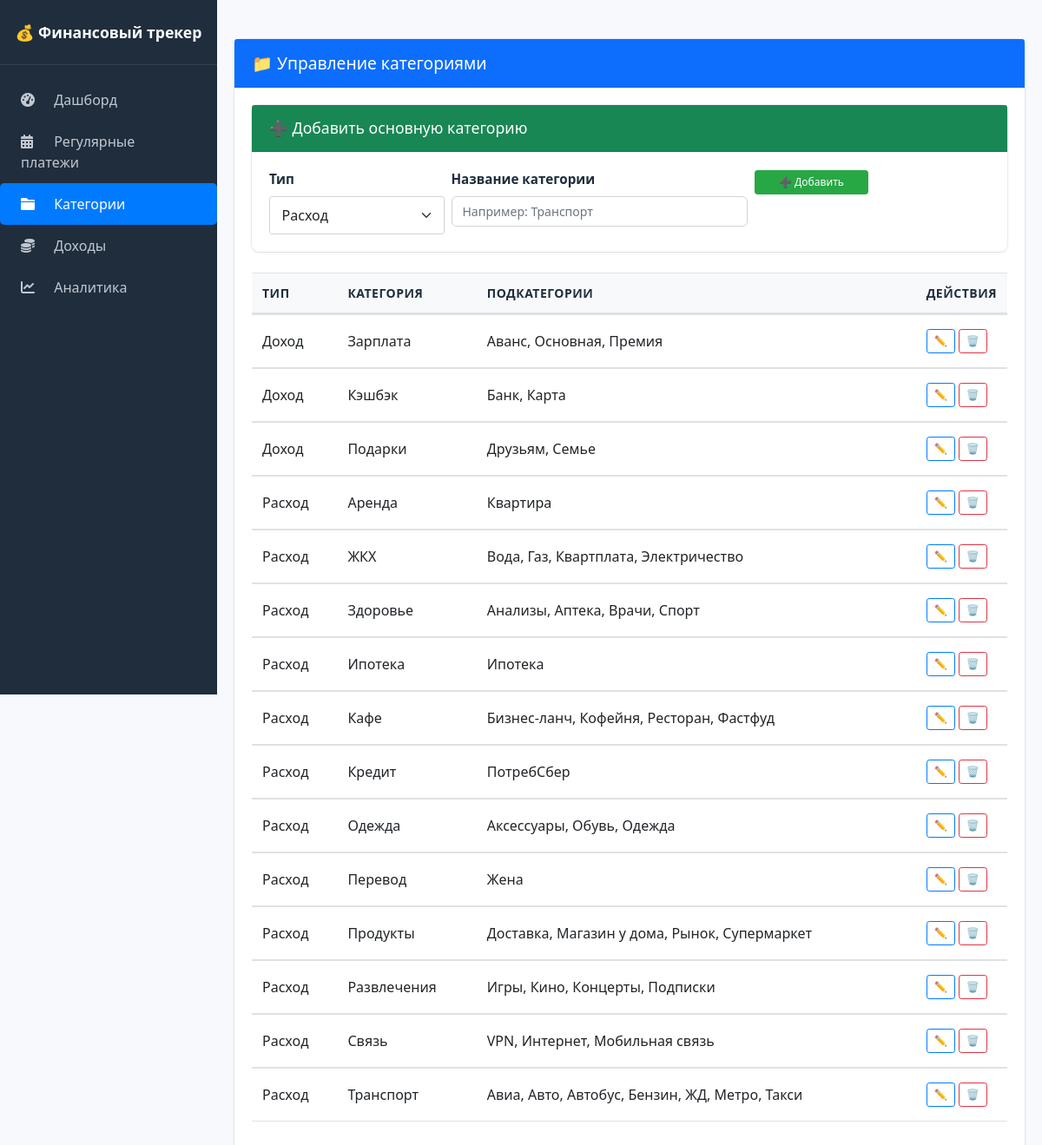
The page /categories on the database as committed earlier.
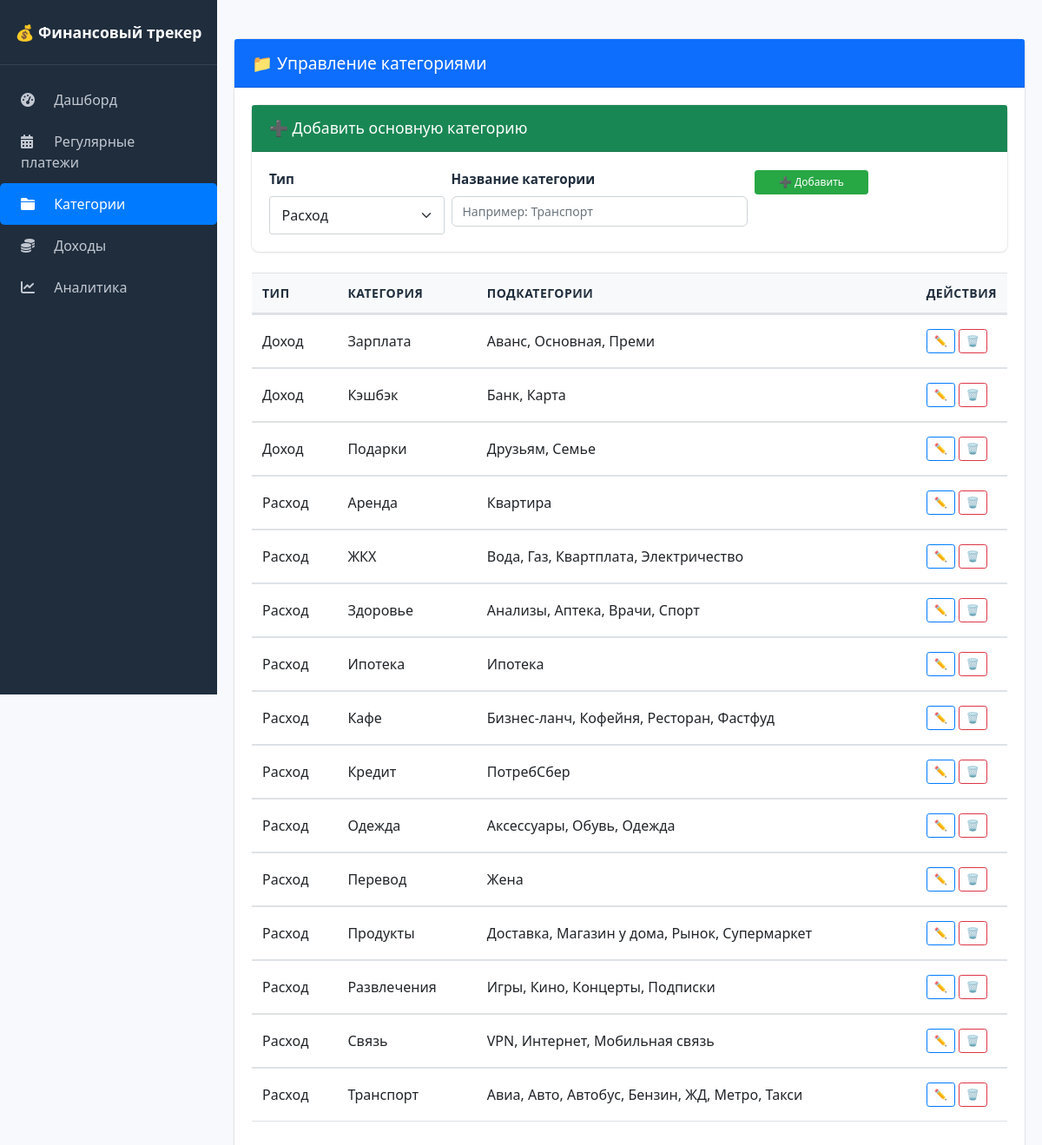
The same page on the database as committed later.
### tables this page shows
CREATE TABLE categories (
                id INTEGER PRIMARY KEY AUTOINCREMENT,
                type TEXT NOT NULL,
                name TEXT NOT NULL,
                parent_id INTEGER DEFAULT NULL,
                UNIQUE(type, name, parent_id)
            );

### routes/categories.py (the view)
    @app.route('/categories')
    def categories():
        with get_db() as conn:
            main_cats = conn.execute('''
                SELECT * FROM categories WHERE parent_id IS NULL ORDER BY type, name
            ''').fetchall()
            result = []
            for cat in main_cats:
                subcats = conn.execute('''
                    SELECT * FROM categories WHERE parent_id = ? ORDER BY name
                ''', (cat['id'],)).fetchall()
                result.append({
                    'id': cat['id'],
                    'type': cat['type'],
                    'name': cat['name'],
                    'subcategories': subcats
                })
        return render_template('categories.html', categories=result)

### database.py (called while the page is built)
def get_db():
    conn = sqlite3.connect('finance.db')
    conn.row_factory = sqlite3.Row
    return conn

### templates/categories.html (shortened to what this page needs)
{% extends "base.html" %}
{% block content %}
<div class="card">
    <div class="card-header bg-primary text-white">
        <h4 class="mb-0">📁 Управление категориями</h4>
    </div>
    <div class="card-body">
        <div class="card mb-4">
            <div class="card-header bg-success text-white">
                <h5 class="mb-0">➕ Добавить основную категорию</h5>
            </div>
            <div class="card-body">
                <form method="POST" action="{{ url_for('add_category') }}" class="row g-2">
                    <div class="col-md-3">
                        <label class="form-label small">Тип</label>
                        <select name="type" class="form-select form-select-sm" required>
                            <option value="Расход">Расход</option>
                        </select>
                    </div>
                    <div class="col-md-5">
                        <label class="form-label small">Название категории</label>
                        <input type="text" name="name" class="form-control form-control-sm" placeholder="Например: Транспорт" required>
                    </div>
                    <div class="col-md-2">
                        <button type="submit" class="btn btn-success btn-sm w-100">➕ Добавить</button>
                    </div>
                </form>
            </div>
        </div>
        <div class="table-responsive">
            <table class="table table-sm table-hover">
                <thead class="table-light">
                    <tr>
                        <th>Тип</th>
                        <th>Категория</th>
                        <th>Подкатегории</th>
                        <th style="width: 100px;">Действия</th>
                    </tr>
                </thead>
                <tbody>
                    {% for cat in categories %}
                    <tr id="row-{{ cat.id }}" class="category-row">
                        <td>{{ cat.type }}</td>
                        <td class="view-mode">{{ cat.name }}</td>
                        <td class="view-mode">
                            {% for sub in cat.subcategories %}
                                {{ sub.name }}{% if not loop.last %}, {% endif %}
                            {% endfor %}
                        </td>
                        <td>
                            <button class="btn btn-sm btn-outline-primary edit-row-btn" data-id="{{ cat.id }}" title="Редактировать">✏️</button>
                            <a href="{{ url_for('delete_category', id=cat.id) }}" class="btn btn-sm btn-outline-danger" onclick="return confirm('Удалить категорию и все подкатегории?')">🗑️</a>
                         </td>
                    </tr>
                    {% else %}
                    <tr><td colspan="4" class="text-center">Нет категорий. Добавьте первую!</td>
                    {% endfor %}
                </tbody>
            </table>
        </div>
    </div>
</div>
{% endblock %}

Rows that differ between the two databases and show on the page:
removed categories: name "Премия", shown under "Доход"
added categories: name "Преми", shown under "Доход"
